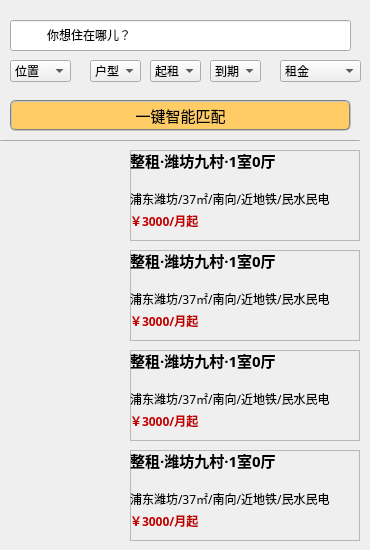
    <widget class="QWidget" name="tab_find">
     <attribute name="title">
      <string>找房</string>
     </attribute>
     <widget class="QComboBox" name="cb_find_start">
      <property name="geometry">
       <rect>
        <x>150</x>
        <y>60</y>
        <width>51</width>
        <height>22</height>
       </rect>
      </property>
      <property name="styleSheet">
       <string notr="true">gridline-color: rgb(255, 255, 255);
</string>
      </property>
      <item>
       <property name="text">
        <string>起租</string>
       </property>
      </item>
      <item>
       <property name="text">
        <string>1月</string>
       </property>
      </item>
      <item>
       <property name="text">
        <string>2月</string>
       </property>
      </item>
      <item>
       <property name="text">
        <string>3月</string>
       </property>
      </item>
      <item>
       <property name="text">
        <string>4月</string>
       </property>
      </item>
      <item>
       <property name="text">
        <string>5月</string>
       </property>
      </item>
      <item>
       <property name="text">
        <string>6月</string>
       </property>
      </item>
      <item>
       <property name="text">
        <string>7月</string>
       </property>
      </item>
      <item>
       <property name="text">
        <string>8月</string>
       </property>
      </item>
      <item>
       <property name="text">
        <string>9月</string>
       </property>
      </item>
      <item>
       <property name="text">
        <string>10月</string>
       </property>
      </item>
      <item>
       <property name="text">
        <string>11月</string>
       </property>
      </item>
      <item>
       <property name="text">
        <string>12月</string>
       </property>
      </item>
     </widget>
     <widget class="QComboBox" name="cb_find_position">
      <property name="geometry">
       <rect>
        <x>10</x>
        <y>60</y>
        <width>61</width>
        <height>22</height>
       </rect>
      </property>
      <property name="styleSheet">
       <string notr="true">gridline-color: rgb(255, 255, 255);
</string>
      </property>
      <item>
       <property name="text">
        <string>位置</string>
       </property>
      </item>
      <item>
       <property name="text">
        <string>鞍山</string>
       </property>
      </item>
      <item>
       <property name="text">
        <string>控江路</string>
       </property>
      </item>
      <item>
       <property name="text">
        <string>五角场</string>
       </property>
      </item>
      <item>
       <property name="text">
        <string>新江湾城</string>
       </property>
      </item>
      <item>
       <property name="text">
        <string>黄兴公园</string>
       </property>
      </item>
      <item>
       <property name="text">
        <string>东外滩</string>
       </property>
      </item>
     </widget>
     <widget class="QComboBox" name="cb_find_room">
      <property name="geometry">
       <rect>
        <x>90</x>
        <y>60</y>
        <width>51</width>
        <height>22</height>
       </rect>
      </property>
      <property name="styleSheet">
       <string notr="true">gridline-color: rgb(255, 255, 255);
</string>
      </property>
      <item>
       <property name="text">
        <string>户型</string>
       </property>
      </item>
      <item>
       <property name="text">
        <string>整租</string>
       </property>
      </item>
      <item>
       <property name="text">
        <string>合租</string>
       </property>
      </item>
     </widget>
     <widget class="QComboBox" name="cb_find_monye">
      <property name="geometry">
       <rect>
        <x>280</x>
        <y>60</y>
        <width>81</width>
        <height>22</height>
       </rect>
      </property>
      <property name="styleSheet">
       <string notr="true">gridline-color: rgb(255, 255, 255);
</string>
      </property>
      <item>
       <property name="text">
        <string>租金</string>
       </property>
      </item>
      <item>
       <property name="text">
        <string>2000左右</string>
       </property>
      </item>
      <item>
       <property name="text">
        <string>3000左右</string>
       </property>
      </item>
      <item>
       <property name="text">
        <string>4000左右</string>
       </property>
      </item>
      <item>
       <property name="text">
        <string>5000左右</string>
       </property>
      </item>
      <item>
       <property name="text">
        <string>6000左右</string>
       </property>
      </item>
      <item>
       <property name="text">
        <string>7000左右</string>
       </property>
      </item>
      <item>
       <property name="text">
        <string>8000左右</string>
       </property>
      </item>
      <item>
       <property name="text">
        <string>9000左右</string>
       </property>
      </item>
     </widget>
     <widget class="QLineEdit" name="le_find_house">
      <property name="geometry">
       <rect>
        <x>10</x>
        <y>20</y>
        <width>341</width>
        <height>31</height>
       </rect>
      </property>
      <property name="font">
       <font>
        <family>微软雅黑</family>
       </font>
      </property>
      <property name="styleSheet">
       <string notr="true"/>
      </property>
      <property name="text">
       <string>           你想住在哪儿？</string>
      </property>
     </widget>
     <widget class="QLabel" name="lb_find_house_pic">
      <property name="geometry">
       <rect>
        <x>10</x>
        <y>20</y>
        <width>31</width>
        <height>31</height>
       </rect>
      </property>
      <property name="styleSheet">
       <string notr="true">border-top-color: rgb(0, 0, 0);
border-left-color: rgb(0, 0, 0);
border-bottom-color: rgb(0, 0, 0);</string>
      </property>
      <property name="text">
       <string/>
      </property>
     </widget>
     <widget class="QPushButton" name="pb_pub_house_2">
      <property name="geometry">
       <rect>
        <x>10</x>
        <y>100</y>
        <width>341</width>
        <height>31</height>
       </rect>
      </property>
      <property name="font">
       <font>
        <family>微软雅黑</family>
        <pointsize>11</pointsize>
       </font>
      </property>
      <property name="styleSheet">
       <string notr="true">background-color: rgb(255, 204, 102);
border:2px groove gray;border-radius:6px;padding:2px;</string>
      </property>
      <property name="text">
       <string>一键智能匹配</string>
      </property>
     </widget>
     <widget class="QLabel" name="lb_find_pic_1">
      <property name="geometry">
       <rect>
        <x>10</x>
        <y>150</y>
        <width>111</width>
        <height>81</height>
       </rect>
      </property>
      <property name="text">
       <string/>
      </property>
     </widget>
     <widget class="QFrame" name="frame_2">
      <property name="geometry">
       <rect>
        <x>130</x>
        <y>150</y>
        <width>230</width>
        <height>91</height>
       </rect>
      </property>
      <property name="frameShape">
       <enum>QFrame::StyledPanel</enum>
      </property>
      <property name="frameShadow">
       <enum>QFrame::Raised</enum>
      </property>
      <widget class="QLabel" name="lb_text_1">
       <property name="geometry">
        <rect>
         <x>0</x>
         <y>0</y>
         <width>271</width>
         <height>20</height>
        </rect>
       </property>
       <property name="font">
        <font>
         <family>微软雅黑</family>
         <pointsize>11</pointsize>
         <weight>75</weight>
         <bold>true</bold>
        </font>
       </property>
       <property name="text">
        <string>整租·潍坊九村·1室0厅</string>
       </property>
       <property name="wordWrap">
        <bool>true</bool>
       </property>
      </widget>
      <widget class="QLabel" name="lb_show_1">
       <property name="geometry">
        <rect>
         <x>0</x>
         <y>38</y>
         <width>241</width>
         <height>21</height>
        </rect>
       </property>
       <property name="font">
        <font>
         <family>微软雅黑</family>
         <pointsize>9</pointsize>
         <weight>50</weight>
         <bold>false</bold>
        </font>
       </property>
       <property name="text">
        <string>浦东潍坊/37㎡/南向/近地铁/民水民电</string>
       </property>
       <property name="wordWrap">
        <bool>true</bool>
       </property>
      </widget>
      <widget class="QLabel" name="lb_money_1">
       <property name="geometry">
        <rect>
         <x>0</x>
         <y>60</y>
         <width>91</width>
         <height>21</height>
        </rect>
       </property>
       <property name="font">
        <font>
         <family>微软雅黑</family>
         <pointsize>9</pointsize>
         <weight>75</weight>
         <bold>true</bold>
        </font>
       </property>
       <property name="styleSheet">
        <string notr="true">color: rgb(255, 0, 0);
color: rgb(194, 0, 0);</string>
       </property>
       <property name="text">
        <string>￥3000/月起</string>
       </property>
      </widget>
      <widget class="QLabel" name="label_68">
       <property name="geometry">
        <rect>
         <x>100</x>
         <y>60</y>
         <width>81</width>
         <height>21</height>
        </rect>
       </property>
       <property name="font">
        <font>
         <family>微软雅黑</family>
         <pointsize>9</pointsize>
         <weight>50</weight>
         <bold>false</bold>
        </font>
       </property>
       <property name="styleSheet">
        <string notr="true"/>
       </property>
       <property name="text">
        <string/>
       </property>
      </widget>
      <widget class="QLabel" name="lb_left_1">
       <property name="geometry">
        <rect>
         <x>0</x>
         <y>20</y>
         <width>141</width>
         <height>16</height>
        </rect>
       </property>
       <property name="font">
        <font>
         <family>微软雅黑</family>
         <pointsize>9</pointsize>
         <weight>50</weight>
         <bold>false</bold>
        </font>
       </property>
       <property name="styleSheet">
        <string notr="true"/>
       </property>
       <property name="text">
        <string/>
       </property>
      </widget>
     </widget>
     <widget class="QLabel" name="lb_find_pic_2">
      <property name="geometry">
       <rect>
        <x>10</x>
        <y>250</y>
        <width>111</width>
        <height>81</height>
       </rect>
      </property>
      <property name="text">
       <string/>
      </property>
     </widget>
     <widget class="QFrame" name="frame_6">
      <property name="geometry">
       <rect>
        <x>130</x>
        <y>250</y>
        <width>230</width>
        <height>91</height>
       </rect>
      </property>
      <property name="frameShape">
       <enum>QFrame::StyledPanel</enum>
      </property>
      <property name="frameShadow">
       <enum>QFrame::Raised</enum>
      </property>
      <widget class="QLabel" name="lb_text_2">
       <property name="geometry">
        <rect>
         <x>0</x>
         <y>0</y>
         <width>231</width>
         <height>20</height>
        </rect>
       </property>
       <property name="font">
        <font>
         <family>微软雅黑</family>
         <pointsize>11</pointsize>
         <weight>75</weight>
         <bold>true</bold>
        </font>
       </property>
       <property name="text">
        <string>整租·潍坊九村·1室0厅</string>
       </property>
       <property name="wordWrap">
        <bool>true</bool>
       </property>
      </widget>
      <widget class="QLabel" name="lb_show_2">
       <property name="geometry">
        <rect>
         <x>0</x>
         <y>38</y>
         <width>241</width>
         <height>21</height>
        </rect>
       </property>
       <property name="font">
        <font>
         <family>微软雅黑</family>
         <pointsize>9</pointsize>
         <weight>50</weight>
         <bold>false</bold>
        </font>
       </property>
       <property name="text">
        <string>浦东潍坊/37㎡/南向/近地铁/民水民电</string>
       </property>
       <property name="wordWrap">
        <bool>true</bool>
       </property>
      </widget>
      <widget class="QLabel" name="lb_money_2">
       <property name="geometry">
        <rect>
         <x>0</x>
         <y>60</y>
         <width>91</width>
         <height>21</height>
        </rect>
       </property>
       <property name="font">
        <font>
         <family>微软雅黑</family>
         <pointsize>9</pointsize>
         <weight>75</weight>
         <bold>true</bold>
        </font>
       </property>
       <property name="styleSheet">
        <string notr="true">color: rgb(255, 0, 0);
color: rgb(194, 0, 0);</string>
       </property>
       <property name="text">
        <string>￥3000/月起</string>
       </property>
      </widget>
      <widget class="QLabel" name="label_74">
       <property name="geometry">
        <rect>
         <x>100</x>
         <y>60</y>
         <width>81</width>
         <height>21</height>
        </rect>
       </property>
       <property name="font">
        <font>
         <family>微软雅黑</family>
         <pointsize>9</pointsize>
         <weight>50</weight>
         <bold>false</bold>
        </font>
       </property>
       <property name="styleSheet">
        <string notr="true"/>
       </property>
       <property name="text">
        <string/>
       </property>
      </widget>
      <widget class="QLabel" name="lb_left_2">
       <property name="geometry">
        <rect>
         <x>0</x>
         <y>20</y>
         <width>141</width>
         <height>16</height>
        </rect>
       </property>
       <property name="font">
        <font>
         <family>微软雅黑</family>
         <pointsize>9</pointsize>
         <weight>50</weight>
         <bold>false</bold>
        </font>
       </property>
       <property name="styleSheet">
        <string notr="true"/>
       </property>
       <property name="text">
        <string/>
       </property>
      </widget>
     </widget>
     <widget class="QLabel" name="lb_find_pic_3">
      <property name="geometry">
       <rect>
        <x>10</x>
        <y>350</y>
        <width>111</width>
        <height>81</height>
       </rect>
      </property>
      <property name="text">
       <string/>
      </property>
     </widget>
     <widget class="QFrame" name="frame_7">
      <property name="geometry">
       <rect>
        <x>130</x>
        <y>350</y>
        <width>230</width>
        <height>91</height>
       </rect>
      </property>
      <property name="frameShape">
       <enum>QFrame::StyledPanel</enum>
      </property>
      <property name="frameShadow">
       <enum>QFrame::Raised</enum>
      </property>
      <widget class="QLabel" name="lb_text_3">
       <property name="geometry">
        <rect>
         <x>0</x>
         <y>0</y>
         <width>231</width>
         <height>20</height>
        </rect>
       </property>
       <property name="font">
        <font>
         <family>微软雅黑</family>
         <pointsize>11</pointsize>
         <weight>75</weight>
         <bold>true</bold>
        </font>
       </property>
       <property name="text">
        <string>整租·潍坊九村·1室0厅</string>
       </property>
       <property name="wordWrap">
        <bool>true</bool>
       </property>
      </widget>
      <widget class="QLabel" name="lb_show_3">
       <property name="geometry">
        <rect>
         <x>0</x>
         <y>38</y>
         <width>241</width>
         <height>21</height>
        </rect>
       </property>
       <property name="font">
        <font>
         <family>微软雅黑</family>
         <pointsize>9</pointsize>
         <weight>50</weight>
         <bold>false</bold>
        </font>
       </property>
       <property name="text">
        <string>浦东潍坊/37㎡/南向/近地铁/民水民电</string>
       </property>
       <property name="wordWrap">
        <bool>true</bool>
       </property>
      </widget>
      <widget class="QLabel" name="lb_money_3">
       <property name="geometry">
        <rect>
         <x>0</x>
         <y>60</y>
         <width>91</width>
         <height>21</height>
        </rect>
       </property>
       <property name="font">
        <font>
         <family>微软雅黑</family>
         <pointsize>9</pointsize>
         <weight>75</weight>
         <bold>true</bold>
        </font>
       </property>
       <property name="styleSheet">
        <string notr="true">color: rgb(255, 0, 0);
color: rgb(194, 0, 0);</string>
       </property>
       <property name="text">
        <string>￥3000/月起</string>
       </property>
      </widget>
      <widget class="QLabel" name="label_77">
       <property name="geometry">
        <rect>
         <x>100</x>
         <y>60</y>
         <width>81</width>
         <height>21</height>
        </rect>
       </property>
       <property name="font">
        <font>
         <family>微软雅黑</family>
         <pointsize>9</pointsize>
         <weight>50</weight>
         <bold>false</bold>
        </font>
       </property>
       <property name="styleSheet">
        <string notr="true"/>
       </property>
       <property name="text">
        <string/>
       </property>
      </widget>
      <widget class="QLabel" name="lb_left_3">
       <property name="geometry">
        <rect>
         <x>0</x>
         <y>20</y>
         <width>141</width>
         <height>16</height>
        </rect>
       </property>
       <property name="font">
        <font>
         <family>微软雅黑</family>
         <pointsize>9</pointsize>
         <weight>50</weight>
         <bold>false</bold>
        </font>
       </property>
       <property name="styleSheet">
        <string notr="true"/>
       </property>
       <property name="text">
        <string/>
       </property>
      </widget>
     </widget>
     <widget class="QLabel" name="lb_find_pic_4">
      <property name="geometry">
       <rect>
        <x>10</x>
        <y>450</y>
        <width>111</width>
        <height>81</height>
       </rect>
      </property>
      <property name="text">
       <string/>
      </property>
     </widget>
     <widget class="QFrame" name="frame_8">
      <property name="geometry">
       <rect>
        <x>130</x>
        <y>450</y>
        <width>230</width>
        <height>91</height>
       </rect>
      </property>
      <property name="frameShape">
       <enum>QFrame::StyledPanel</enum>
      </property>
      <property name="frameShadow">
       <enum>QFrame::Raised</enum>
      </property>
      <widget class="QLabel" name="lb_text_4">
       <property name="geometry">
        <rect>
         <x>0</x>
         <y>0</y>
         <width>261</width>
         <height>20</height>
        </rect>
       </property>
       <property name="font">
        <font>
         <family>微软雅黑</family>
         <pointsize>11</pointsize>
         <weight>75</weight>
         <bold>true</bold>
        </font>
       </property>
       <property name="text">
        <string>整租·潍坊九村·1室0厅</string>
       </property>
       <property name="wordWrap">
        <bool>false</bool>
       </property>
      </widget>
      <widget class="QLabel" name="lb_show_4">
       <property name="geometry">
        <rect>
         <x>0</x>
         <y>38</y>
         <width>241</width>
         <height>21</height>
        </rect>
       </property>
       <property name="font">
        <font>
         <family>微软雅黑</family>
         <pointsize>9</pointsize>
         <weight>50</weight>
         <bold>false</bold>
        </font>
       </property>
       <property name="text">
        <string>浦东潍坊/37㎡/南向/近地铁/民水民电</string>
       </property>
       <property name="wordWrap">
        <bool>true</bool>
       </property>
      </widget>
      <widget class="QLabel" name="lb_money_4">
       <property name="geometry">
        <rect>
         <x>0</x>
         <y>60</y>
         <width>91</width>
         <height>21</height>
        </rect>
       </property>
       <property name="font">
        <font>
         <family>微软雅黑</family>
         <pointsize>9</pointsize>
         <weight>75</weight>
         <bold>true</bold>
        </font>
       </property>
       <property name="styleSheet">
        <string notr="true">color: rgb(255, 0, 0);
color: rgb(194, 0, 0);</string>
       </property>
       <property name="text">
        <string>￥3000/月起</string>
       </property>
      </widget>
      <widget class="QLabel" name="label_80">
       <property name="geometry">
        <rect>
         <x>100</x>
         <y>60</y>
         <width>81</width>
         <height>21</height>
        </rect>
       </property>
       <property name="font">
        <font>
         <family>微软雅黑</family>
         <pointsize>9</pointsize>
         <weight>50</weight>
         <bold>false</bold>
        </font>
       </property>
       <property name="styleSheet">
        <string notr="true"/>
       </property>
       <property name="text">
        <string/>
       </property>
      </widget>
      <widget class="QLabel" name="lb_left_4">
       <property name="geometry">
        <rect>
         <x>0</x>
         <y>20</y>
         <width>141</width>
         <height>16</height>
        </rect>
       </property>
       <property name="font">
        <font>
         <family>微软雅黑</family>
         <pointsize>9</pointsize>
         <weight>50</weight>
         <bold>false</bold>
        </font>
       </property>
       <property name="styleSheet">
        <string notr="true"/>
       </property>
       <property name="text">
        <string/>
       </property>
      </widget>
     </widget>
     <widget class="QLabel" name="lb_find_list_pic">
      <property name="geometry">
       <rect>
        <x>300</x>
        <y>26</y>
        <width>41</width>
        <height>20</height>
       </rect>
      </property>
      <property name="styleSheet">
       <string notr="true">border-top-color: rgb(0, 0, 0);
border-left-color: rgb(0, 0, 0);
border-bottom-color: rgb(0, 0, 0);</string>
      </property>
      <property name="text">
       <string/>
      </property>
     </widget>
     <widget class="QPushButton" name="pushButton_9">
      <property name="geometry">
       <rect>
        <x>0</x>
        <y>140</y>
        <width>360</width>
        <height>1</height>
       </rect>
      </property>
      <property name="maximumSize">
       <size>
        <width>16777215</width>
        <height>1</height>
       </size>
      </property>
      <property name="text">
       <string/>
      </property>
     </widget>
     <widget class="QComboBox" name="cb_find_end">
      <property name="geometry">
       <rect>
        <x>210</x>
        <y>60</y>
        <width>51</width>
        <height>22</height>
       </rect>
      </property>
      <property name="styleSheet">
       <string notr="true">gridline-color: rgb(255, 255, 255);
</string>
      </property>
      <item>
       <property name="text">
        <string>到期</string>
       </property>
      </item>
      <item>
       <property name="text">
        <string>1月</string>
       </property>
      </item>
      <item>
       <property name="text">
        <string>2月</string>
       </property>
      </item>
      <item>
       <property name="text">
        <string>3月</string>
       </property>
      </item>
      <item>
       <property name="text">
        <string>4月</string>
       </property>
      </item>
      <item>
       <property name="text">
        <string>5月</string>
       </property>
      </item>
      <item>
       <property name="text">
        <string>6月</string>
       </property>
      </item>
      <item>
       <property name="text">
        <string>7月</string>
       </property>
      </item>
      <item>
       <property name="text">
        <string>8月</string>
       </property>
      </item>
      <item>
       <property name="text">
        <string>9月</string>
       </property>
      </item>
      <item>
       <property name="text">
        <string>10月</string>
       </property>
      </item>
      <item>
       <property name="text">
        <string>11月</string>
       </property>
      </item>
      <item>
       <property name="text">
        <string>12月</string>
       </property>
      </item>
     </widget>
     <zorder>frame_6</zorder>
     <zorder>cb_find_start</zorder>
     <zorder>cb_find_position</zorder>
     <zorder>cb_find_room</zorder>
     <zorder>cb_find_monye</zorder>
     <zorder>le_find_house</zorder>
     <zorder>lb_find_house_pic</zorder>
     <zorder>pb_pub_house_2</zorder>
     <zorder>lb_find_pic_1</zorder>
     <zorder>frame_2</zorder>
     <zorder>lb_find_pic_2</zorder>
     <zorder>lb_find_pic_3</zorder>
     <zorder>frame_7</zorder>
     <zorder>lb_find_pic_4</zorder>
     <zorder>frame_8</zorder>
     <zorder>lb_find_list_pic</zorder>
     <zorder>pushButton_9</zorder>
     <zorder>cb_find_end</zorder>
    </widget>
